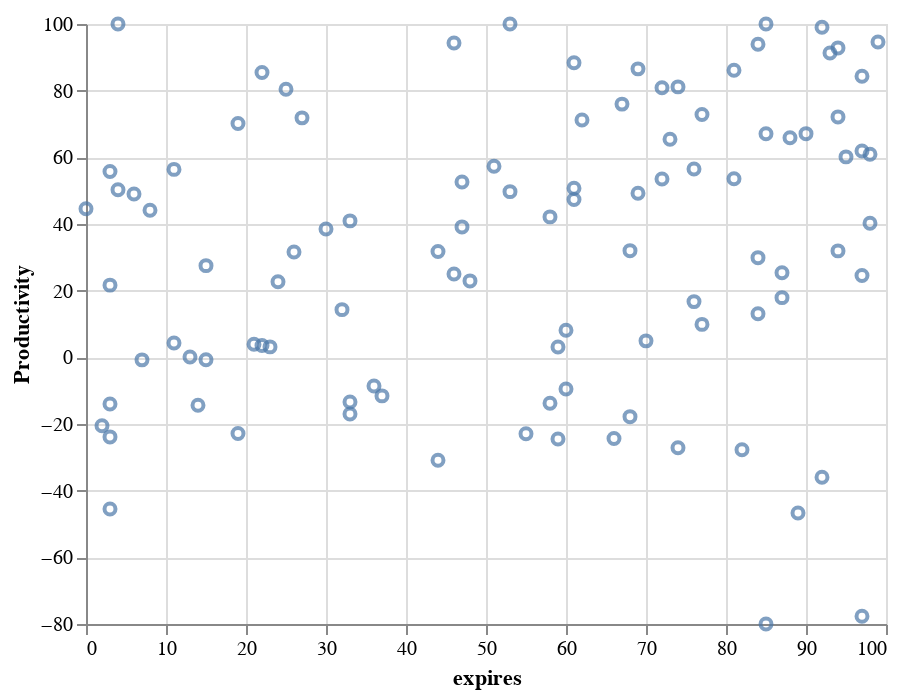

The cell this chart's notebook holds for it:
### Code cell
# in some games it may be helpful to know if productive robots come
# at the start or end, so let's look at scatter plot
# let's look at when the robots expired
alt.Chart(robotdata).mark_point().encode(
    x=alt.X('expires:Q'),
    y=alt.Y('Productivity:Q')
)

# in the example3 file we see a little bit of a pattern. Robots with more extreme productivity come 
# later in the game (this is true for most "easy" rounds)

### Figure 1 — Vega-Lite specification as saved in the notebook (floating-point values rounded to 4 significant figures; data arrays with more than 128 entries replaced by an {"elided": "..."} marker saying what was removed)
{"config": {"view": {"continuousWidth": 400, "continuousHeight": 300}}, "data": {"name": "data-1888ed4ce414b72532e9a51d0b6009d2"}, "mark": "point", "encoding": {"x": {"type": "quantitative", "field": "expires"}, "y": {"type": "quantitative", "field": "Productivity"}}, "$schema": "https://vega.github.io/schema/vega-lite/v4.8.1.json", "datasets": {"data-1888ed4ce414b72532e9a51d0b6009d2": {"elided": "151 records"}}}
